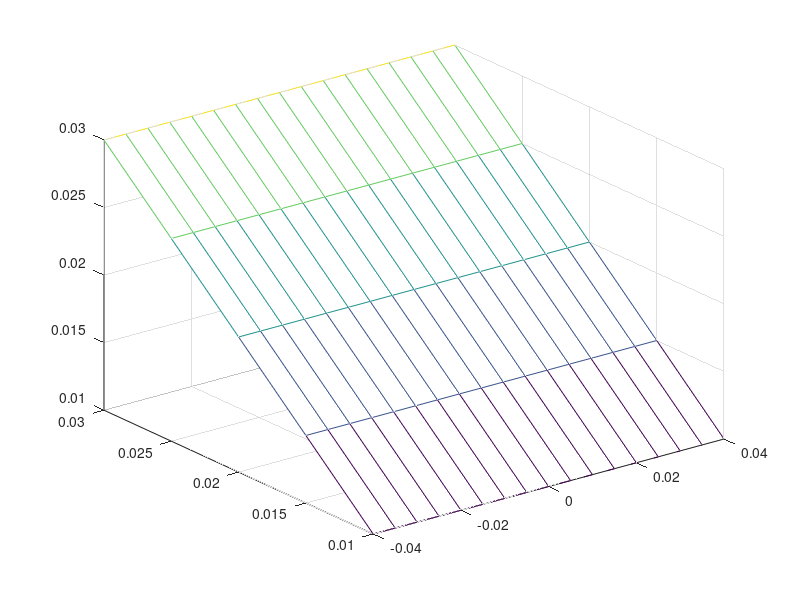

MATLAB code to generate this figure:
%% adds the K box for Macro Dynamics and a 45degree plane

ymin= -.04;
ymax= .04;
pimin= .01;
pimax= .03;
yy= [ymin:.01:ymax];
ly =  length(yy);
pi_b= pimin*ones(1,ly);
%plot(yy,pi_b,'k-')
pi_u= pimax*ones(1,ly);
%plot(yy,pi_u,'k-')
hpi= [pimin:.005:pimax];
lpi =  length(hpi);
%plot(ymin*ones(1,lpi),hpi,'k-')
%plot(ymax*ones(1,lpi),hpi,'k-')
yym= [ymax:-.01:ymin];
%fill([yy, ymax*ones(1,lpi), yym,ymin*ones(1,lpi)], [pi_b, hpi, pi_u,hpi],'y')
yminlim= ymin-.01;
ymaxlim= ymax+.01;
piminlim= pimin-.01;
pimaxlim= pimax+.01;

imin= 0;
iminlim= imin;
imax= .07;
imaxlim= imax+.01;
axis([yminlim, ymaxlim, piminlim, pimaxlim, iminlim, imaxlim])
xlabel('output gap')
ylabel('inflation')
zlabel('interes rate')
%base
plot(yy,pi_b,'k-')
plot(yy,pi_u,'k-')
plot(ymin*ones(1,lpi),hpi,'k-')
plot(ymax*ones(1,lpi),hpi,'k-')
%fill([yy, ymax*ones(1,lpi), yym,ymin*ones(1,lpi)], [pi_b, hpi, pi_u, hpi],'y')
%ly =  length(yy);
%lpi =  length(hpi);

%ceiling
plot3(yy,pi_b,imax*ones(1,ly),'k-')
plot3(yy,pi_u,imax*ones(1,ly),'k-')
plot3(ymin*ones(1,lpi),hpi,imax*ones(1,lpi),'k-')
plot3(ymax*ones(1,lpi),hpi,imax*ones(1,lpi),'k-')

%walls
plot3(yy(1)*ones(1,ly+1),pi_b(1)*ones(1,ly+1),imax*[0:1/ly:1],'k-')
plot3(yy(1)*ones(1,ly+1),pi_u(1)*ones(1,ly+1),imax*[0:1/ly:1],'k-')
plot3(yy(ly)*ones(1,ly+1),pi_u(1)*ones(1,ly+1),imax*[0:1/ly:1],'k-')
plot3(yy(ly)*ones(1,ly+1),pi_b(1)*ones(1,ly+1),imax*[0:1/ly:1],'k-')

% output gap= 0 
% 1-st condition for steady state 
%[imin, imax]: interest rate bounds

% building a wall starting at imin up to imax
% at y= 0; width [-.01 .06] 
%hight= [imin:.005:imax];
width =  [pimin:.005: pimax];
lypi= length(width);
xy= zeros(1,lypi);
[Xy,Ypi]= meshgrid(xy,width);
Zi= ones(lypi);
for k= 1:lypi
Zi(k,:)= (k-1)/(lypi-1)*(imax-imin)*ones(1,lypi);
end
mesh(Xy,Ypi,Zi')
% 45 degree plane
%[Xy45,Ypi45]= meshgrid(width,width);
lengthy= [ymin: .005:ymax];
[Xy45,Ypi45]= meshgrid(lengthy,width);
mesh(Xy45,Ypi45,Ypi45)
